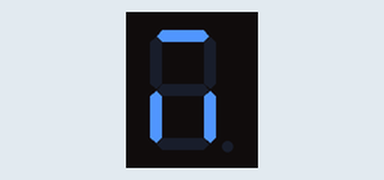
Recording of a sketch running on a simulated Arduino Uno, built with avr-gcc and run on an emulated ATmega328P. Parts: 1-digit seven-segment display. Wiring (inferred from the names in the program): 1-digit 7-segment display, segments lit when HIGH: segments pin 9, pin 10, pin 11, pin 12, pin 13, pin 14, pin 15. The segment pins are drawn as the display they are named for.

Above: at 0.1 s.
At 1.1 s:
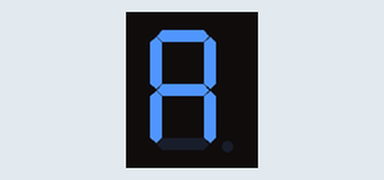
At 2.1 s:
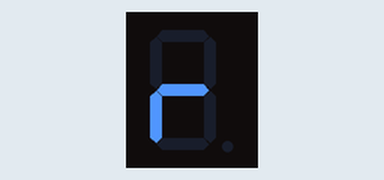
At 3.1 s:
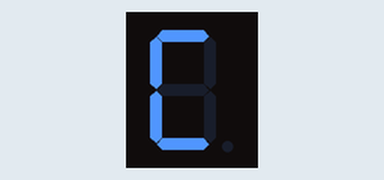

Measured:
- by itself, everything shown: repeats every 4.0 s, in 4 steps
- what the display in image 1 shows lasts 1.0 s, from 1.0 s to 2.0 s

The sketch:

digital3.3.ino
```cpp
/********************************************************************************
**    El projecte digital 3.3 cosisteix en un display de 7 segments.           **
**    Fa falta programació i muntatge físic.                                   **
**    S'escriu el meu nom lletra per lletra.                                   **
********************************************************************************/

//*******  Includes  ************************************************************


//*******  Variables  ***********************************************************

int a = 9;
int b = 10;
int c = 11;
int d = 12;
int e = 13;
int f = 14;
int g = 15;
int p = 3;

// La funció Setup només s'executa un cop. Quan la placa s'encen o es fa reset.
void setup()
{
  pinMode(a, OUTPUT);
  pinMode(b, OUTPUT);
  pinMode(c, OUTPUT);
  pinMode(d, OUTPUT);
  pinMode(e, OUTPUT);
  pinMode(f, OUTPUT);
  pinMode(g, OUTPUT);
}

// La funció Loop es va repetin cada cop.
void loop()
{

  // M
    digitalWrite(a, HIGH);
    digitalWrite(b, LOW);
    digitalWrite(c, HIGH);
    digitalWrite(d, LOW);
    digitalWrite(e, HIGH);
    digitalWrite(f, LOW);
    digitalWrite(g, LOW);
    delay (1000);

  // A
    digitalWrite(a, HIGH);
    digitalWrite(b, HIGH);
    digitalWrite(c, HIGH);
    digitalWrite(d, LOW);
    digitalWrite(e, HIGH);
    digitalWrite(f, HIGH);
    digitalWrite(g, HIGH);
    delay (1000);

  // R
    digitalWrite(a, LOW);
    digitalWrite(b, LOW);
    digitalWrite(c, LOW);
    digitalWrite(d, LOW);
    digitalWrite(e, HIGH);
    digitalWrite(f, LOW);
    digitalWrite(g, HIGH);
    delay (1000);

  // C
    digitalWrite(a, HIGH);
    digitalWrite(b, LOW);
    digitalWrite(c, LOW);
    digitalWrite(d, HIGH);
    digitalWrite(e, HIGH);
    digitalWrite(f, HIGH);
    digitalWrite(g, LOW);
    delay (1000);
}
```
